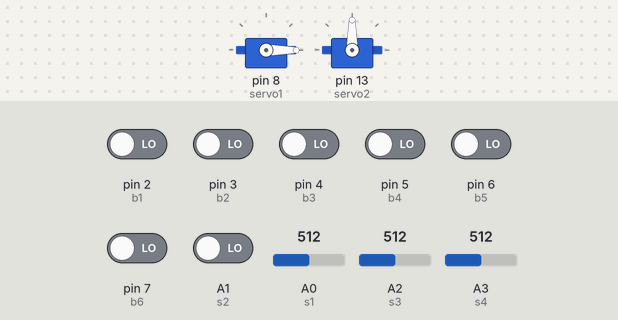
A sketch run on a simulated Arduino Uno, built with avr-gcc and run on an emulated ATmega328P. On the bench: 2 × servo. The test bench sets the inputs (shaded band); at power-on: A1 (s2), pin 2 (b1), pin 3 (b2), pin 4 (b3), pin 5 (b4), pin 6 (b5), pin 7 (b6) LOW, A0 (s1) = 512, A2 (s3) = 512, A3 (s4) = 512. What the sketch prints to the serial monitor is not drawn.

Above: at 1.2 s.
1.3 s: pin 2 (b1) driven HIGH
At 1.9 s:
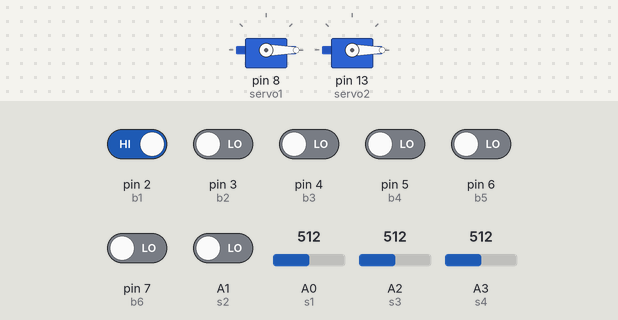
3.1 s: pin 6 (b5) driven HIGH
At 4.6 s:
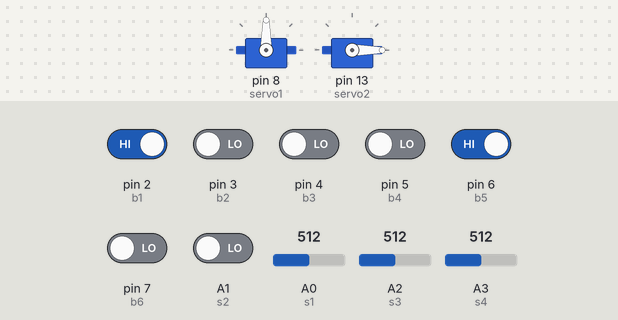
4.9 s: pin 6 (b5) driven LOW
At 6.3 s:
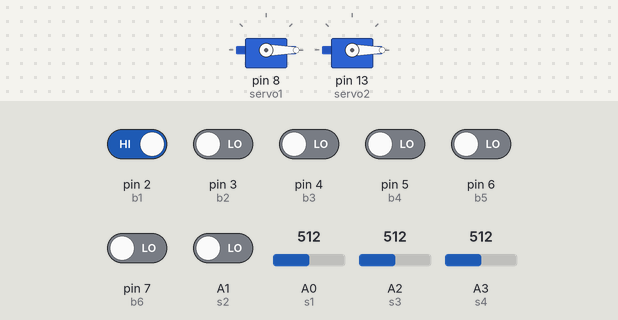
6.7 s: pin 7 (b6) driven HIGH
At 7.9 s:
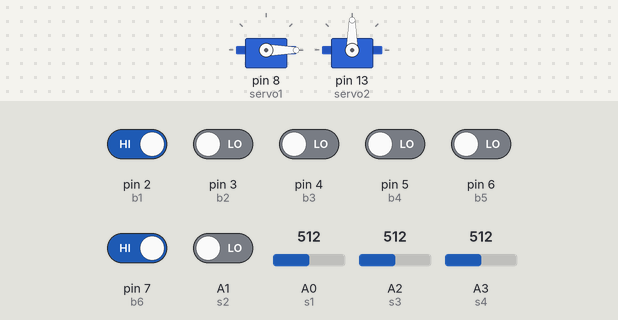
Timing chart, 0 to 9.5 s (numbered marks = the images above; inputs shaded):
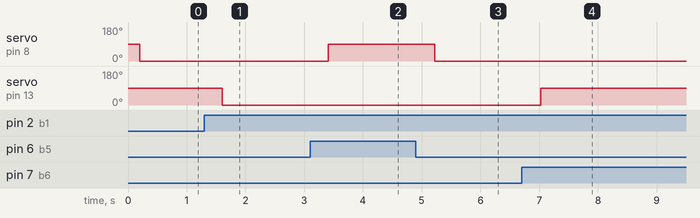

The sketch:

robot.ino
```cpp
#include <Servo.h>
Servo servo1; /// che nắng cho cây
Servo servo2; /// xả thức ăn cho thú
int R1 =12; //khí lạnh
int R2 = 11; //khí nóng
int R3 = 10; //máy bơm tưới cây
int R4 = 9; //máy bơm nước cho thú
int b1= 2;
int b2 = 3;
int b3 = 4;
int b4 = 5;
int b5 =6;
int b6 = 7;
int s1 = A0; /// lm35
int s2 = A1; /// cảm biến hồng nhoại
int s3 = A2; /// cảm biến độ ẩm
int s4 = A3; /// cảm biến mực nước
int s5 = A4;
boolean gt1,gt2,gt3,gt4,gt5,gt6;
float temp,voltage;
int cb1,cb2,cb3,cb4,cb5;
void setup()
{
  servo1.attach(8);
  servo2.attach(13);
  pinMode(R1,OUTPUT);
  pinMode(R2,OUTPUT);
  pinMode(R3,OUTPUT);
  pinMode(R4,OUTPUT);
  pinMode(b1,INPUT);
  pinMode(b2,INPUT);
  pinMode(b3,INPUT);
  pinMode(b4,INPUT);
  pinMode(b5,INPUT);
  pinMode(b6,INPUT);
  pinMode(s1,INPUT);
  pinMode(s2,INPUT);
  pinMode(s3,INPUT);
  pinMode(s4,INPUT);
  pinMode(s5,INPUT);
  Serial.begin(9600);
}
 void loop()
 {
   read();
   gt_nut();
   delay(200);
  if (gt1 ==1)
  {
  man();
  }
   else
   	{
     auto_R();
   	}
 }
 void gt_nut()
 {
gt1 = digitalRead(b1);
    gt2 = digitalRead(b2);
    gt3 = digitalRead(b3);
    gt4 = digitalRead(b4);
    gt5 = digitalRead(b5);
    gt6 = digitalRead(b6);
 }
void read()
{

  //lm35
  cb1 = analogRead(s1);
 voltage = cb1 * 3.3 / 1024.0;
  temp = voltage * 100.0;
  /// hồng ngoại
    cb2 = digitalRead(s2);
  /// hồng ngoại
  cb3 = analogRead(s3);
  /// mực nước
  cb4 = analogRead(s4);
    Serial.println(cb4);
}
void man()
{
     gt2_M();
     gt3_M();
     gt4_M();
     gt5_M();
     gt6_M();
 }
void auto_R()
{
  lm35();
  hong_ngoai();
  do_am();
  muc_nuoc();
}
void gt2_M()
{
if ( gt2 ==1)
      {
       	digitalWrite(R1,HIGH);

      }
     else
      {
       	digitalWrite(R1,LOW);

   	  }
}
void gt3_M()
{
if ( gt3 ==1)
      {
        digitalWrite(R3,HIGH);
      }
     else
      {
        digitalWrite(R3,LOW);
   	  }
}
void gt4_M()
{
  if ( gt4 ==1)
      {
        digitalWrite(R4,HIGH);
      }
     else
      {
        digitalWrite(R4,LOW);
   	  }
}
void gt5_M()
{
if ( gt5 ==1)
      {
       servo1.write(90);
      }
     else
      {
        servo1.write(0);
   	  }
}
void gt6_M()
{
if ( gt6 ==1)
      {
        servo2.write(90);
      }
     else
      {
        servo2.write(0);
   	  }
}
void lm35()
{
///lm35
  if ( temp>=50)
  {
    digitalWrite(R1,HIGH);
    digitalWrite(R2,LOW);
}
  else if(temp <=10)
  {
    digitalWrite(R1,LOW);
    digitalWrite(R2,HIGH);
  }
  else
  {
     digitalWrite(R1,LOW);
    digitalWrite(R2,LOW);
  }
}
void hong_ngoai()
{
 /// hn
  if (cb2 ==1)
  {
    servo1.write(90);
  }
  else
  {
     servo1.write(0);
  }
}
void do_am()
{
  ///độ ẩm
  if (cb3 <=200)
  {
    digitalWrite(R3,HIGH);
  }
  else if (cb3 >= 500)
  {
    digitalWrite(R3,LOW);
  }
  else
  {
    digitalWrite(R3,LOW);
  }
}
void muc_nuoc()
{
/// mực nước
  if (cb4 <=100)
   {
    digitalWrite(R4,HIGH);
   }
  else if (cb4 >= 400)
   {
    digitalWrite(R4,LOW);
   }
  else
  {
     digitalWrite(R4,LOW);
  }
}
```

Measured:
- after the input at 1.3 s, servo on pin 13 (servo2): 90° → 0° after 0.31 s
- after the input at 3.1 s, servo on pin 8 (servo1): 0° → 90° after 0.31 s
- after the input at 4.9 s, servo on pin 8 (servo1): 90° → 0° after 0.32 s
- after the input at 6.7 s, servo on pin 13 (servo2): 0° → 90° after 0.32 s
